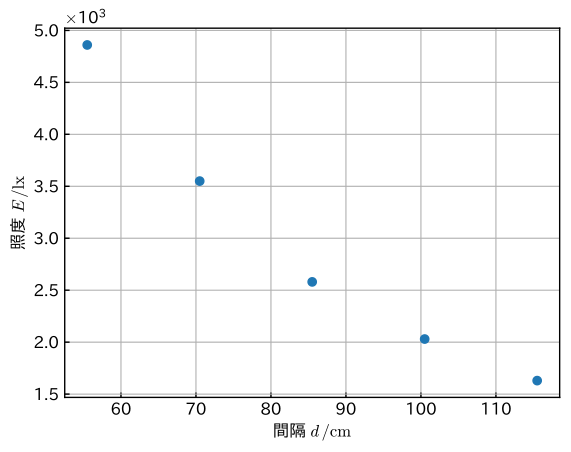

Python code for this plot:
import matplotlib.pyplot as plt
import numpy as np
import pandas as pd
from matplotlib.ticker import ScalarFormatter

plt.rcParams["font.family"] = "IPAexGothic"  # 漢字フォント導入
plt.rcParams["mathtext.fontset"] = "cm"  # 数式フォント導入
plt.rcParams["xtick.direction"] = "in"  # x軸の目盛りの向き
plt.rcParams["ytick.direction"] = "in"  # y軸の目盛りの向き
plt.rcParams["xtick.major.width"] = 1.0  # x軸主目盛りの太さ
plt.rcParams["ytick.major.width"] = 1.0  # y軸主目盛りの太さ
plt.rcParams["font.size"] = 12  # フォントサイズ
plt.rcParams["axes.linewidth"] = 1.0  # 軸の太さ

fig = plt.figure()
ax = fig.add_subplot(111)

# csv ファイルの読み込み
file_path = "./data/1_1.csv"
dataset = pd.read_csv(file_path, comment="#")

distance = np.array(dataset["d"])
illuminance = np.array(dataset["E"])

text_d = r"間隔 $d\,/\mathrm{cm}$"
text_E = r"照度 $E\,/\mathrm{lx}$"
ax.set_xlabel(text_d)
ax.set_ylabel(text_E)

ax.plot(distance, illuminance, linestyle="none", marker="o", label="実験結果")

ax.grid()

ax.yaxis.set_major_formatter(ScalarFormatter(useMathText=True))
ax.ticklabel_format(style="sci", axis="y", scilimits=(0, 0))


plt.show()
